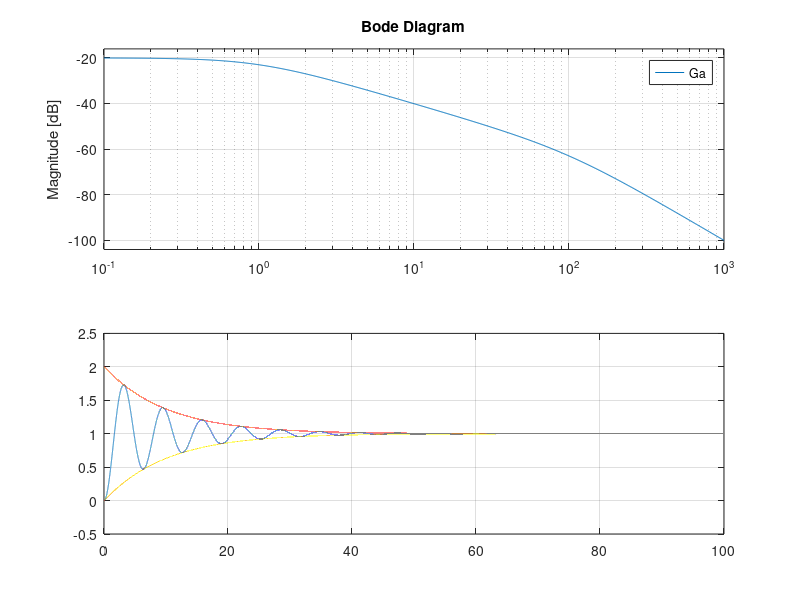
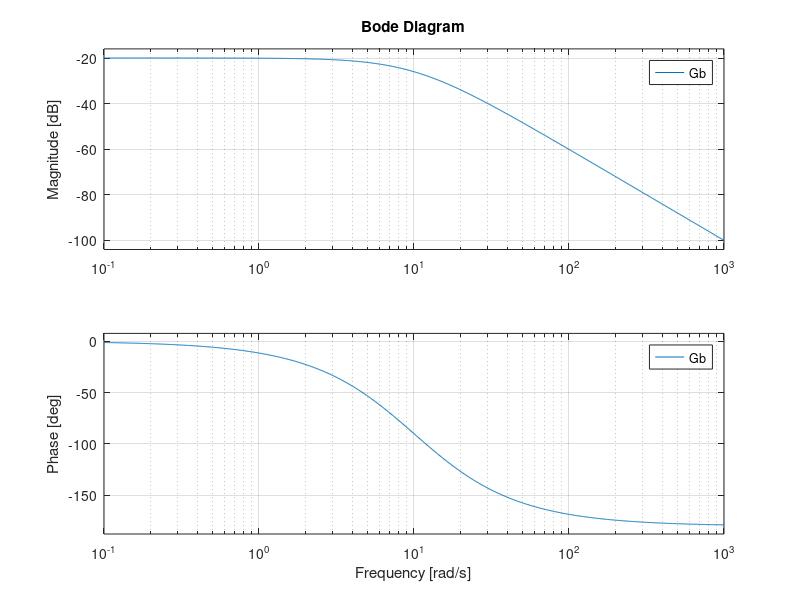
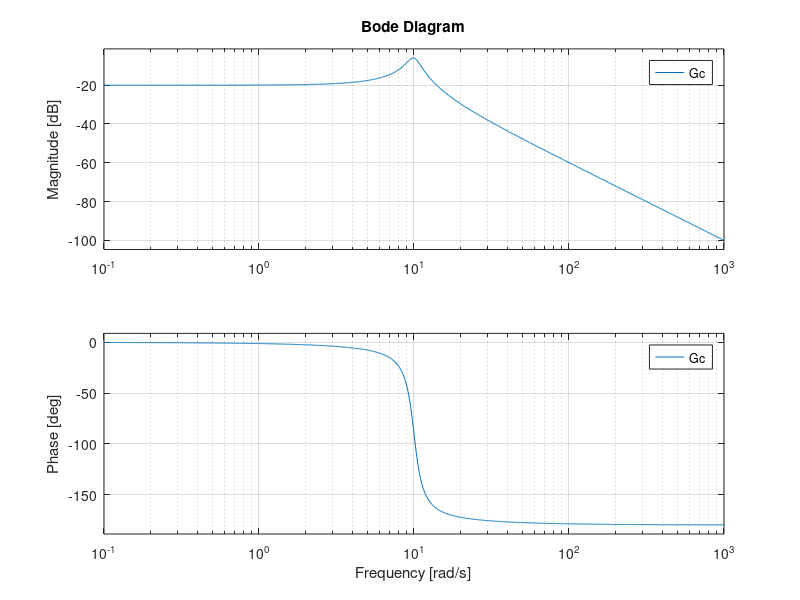
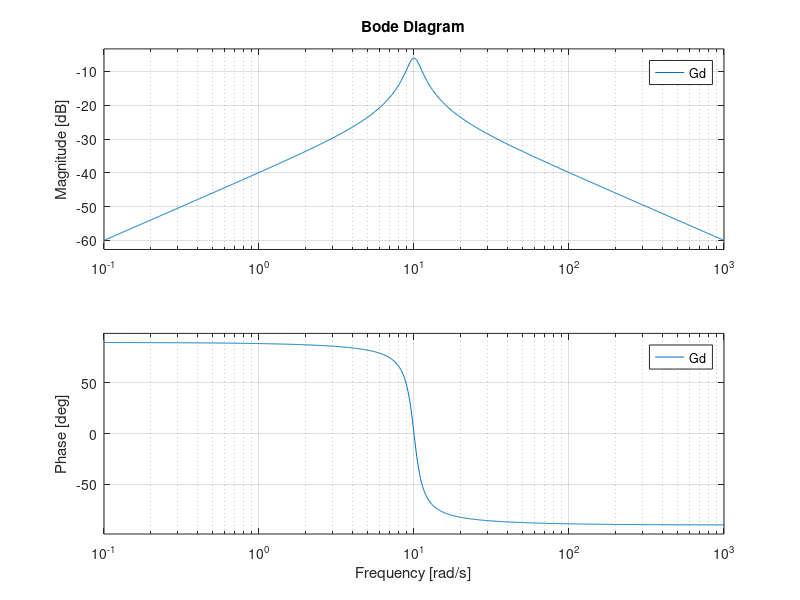

Recreate these plots in MATLAB, in order.
clc
clear all
close all

%% Problem 1
m1 = 1/99;
m2 = 1;
k = 100;

s = tf('s');
H11 = (m2*s^2+k)/(m1*m2*s^4 + (m1+m2)*k*s^2);
H21 = k/(m1*m2*s^4 + (m1+m2)*k*s^2);

h = figure(1)
set(h, 'Position', [0 0 1000 400]+100)
subplot(121)
pzmap(H11)
axis equal
subplot(122)
bode(H11)
grid on 

h = figure(2)
set(h, 'Position', [0 0 1000 400]+100)
subplot(121)
pzmap(H21)
axis equal
subplot(122)
bode(H21)
grid on 

h = figure(3)
set(h, 'Position', [0 0 1000 400]+100)
subplot(121)
pzmap(H11)
hold on
pzmap(H21)
axis equal
legend('H_11','H_{21}')
subplot(122)
bode(H11)
hold on
bode(H21)
grid on 
legend('H_11','H_{21}')

%% Problem 2
clear all
close all

s = tf('s');

Ga = 10/(s^2+101*s+100);
Gb = 10/(s^2+20*s+100);
Gc = 10/(s^2+2*s + 100);
Gd = s/(s^2+2*s + 100);

h = figure(1);
set(h, 'Position', [0 0 1000 400]+100)
subplot(121)
pzmap(Ga)
xlim([-100 100])
axis equal
subplot(122)
bode(Ga)
grid on 

h = figure(2);
set(h, 'Position', [0 0 1000 400]+100)
subplot(121)
pzmap(Gb)
xlim([-100 100])
axis equal
subplot(122)
bode(Gb)
grid on 

h = figure(3);
set(h, 'Position', [0 0 1000 400]+100)
subplot(121)
pzmap(Gc)
xlim([-10 10])
axis equal
subplot(122)
bode(Gc)
grid on 

h = figure(4);
set(h, 'Position', [0 0 1000 400]+100)
subplot(121)
pzmap(Gd)
xlim([-10 10])
axis equal
subplot(122)
bode(Gd)
grid on 
% figure(1)
% bode(Ga)
% hold on
% bode(Gb)
% bode(Gc)
% bode(Gd)
% grid on

wn = 10
zeta = 0.1
wd = wn*sqrt(1-zeta^2)
sigma = wn*zeta

Q = 1/(2*zeta)
wr = wn*sqrt(1-2*zeta^2)
Mr = 1/(2*zeta*sqrt(1-zeta^2))


%%


t = 0:0.001:100;

zeta = 0.1;
wn = 1;
sigma = wn*zeta;
wd = wn*sqrt(1-zeta^2);

x1 = 1-exp(-sigma*t).*(cos(wd*t)+sigma/wd*sin(wd*t));

M = sqrt(1 + sigma^2/wd^2);
phi = atan(sigma/wd);
x2 = 1-exp(-sigma*t).*M.*cos(wd*t-phi);
et = 1+M*exp(-sigma*t);
eb = 1-M*exp(-sigma*t);
figure(1)
plot(t,x1)
grid on
hold on
% plot(t,x2)
plot(t,et)
plot(t,eb)